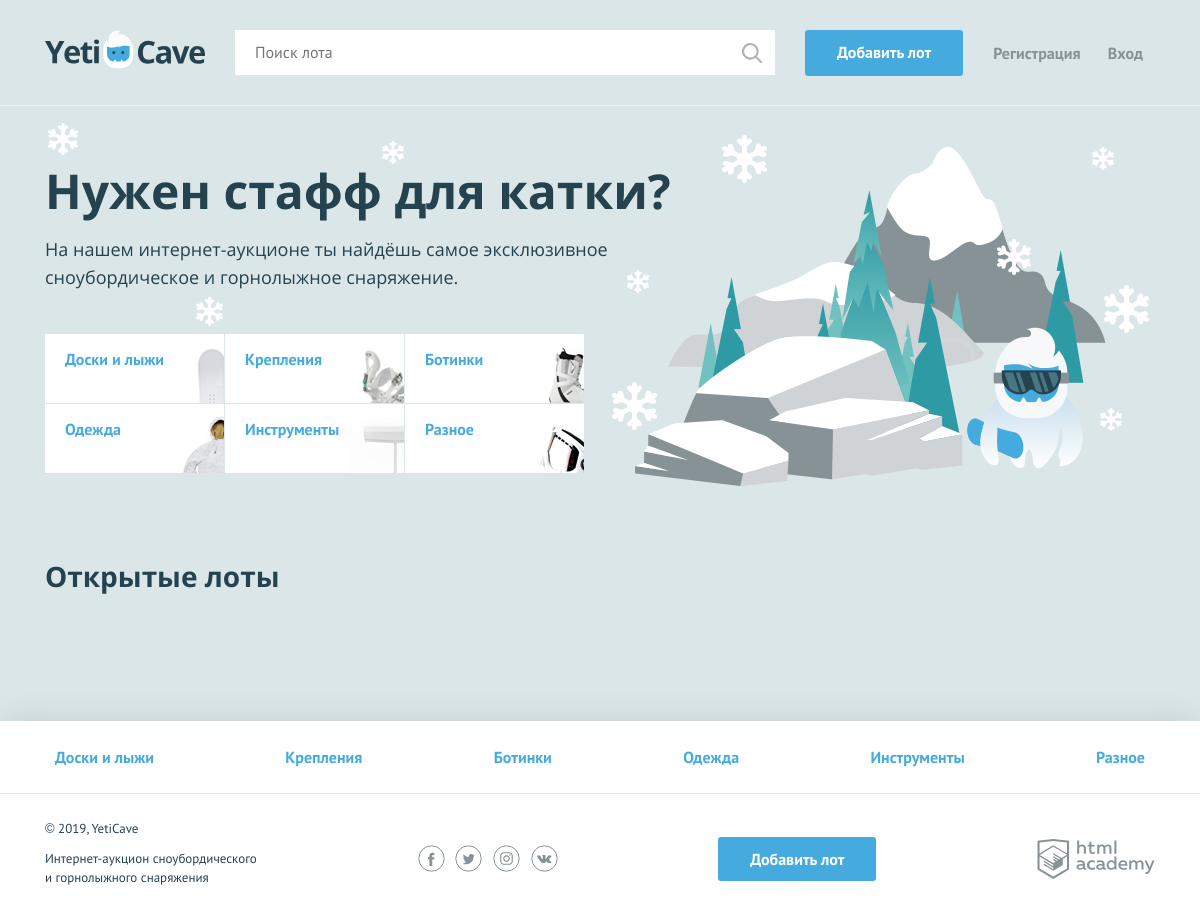
The page / on the database its author committed.
### tables this page shows
CREATE TABLE categories (
id INT AUTO_INCREMENT PRIMARY KEY,
title VARCHAR(128) NOT NULL UNIQUE,
code VARCHAR(128) NOT NULL UNIQUE
);

### helpers.php (called while the page is built, shortened)
<?php
function include_template($name, array $data = []) {
    $name = 'templates/' . $name;
    extract($data);
    require $name;
    $result = ob_get_clean();
    return $result;
}

### data.php (called while the page is built, shortened)
<?php
$user_name = "";
$is_auth = !empty($_SESSION["user"]);
$title = 'Главная';
if(!$link) {
    http_response_code(500);
    header('Location: /error.php',true, 500);
    exit;
}
else {
    $categories_list = "SELECT categories.id, categories.code, categories.title FROM categories ORDER BY id ASC";
    $result = mysqli_query($link, $categories_list);
    if ($result) {
        $categories = mysqli_fetch_all($result, MYSQLI_ASSOC);
    } else {
        http_response_code(404);
        $content = header('Location: /error.php',true, 404);
        exit;
    }
}
?>

### templates/main.php (the view, shortened to what this page needs)
<section class="promo">
    <h2 class="promo__title">Нужен стафф для катки?</h2>
    <p class="promo__text">На нашем интернет-аукционе ты найдёшь самое эксклюзивное сноубордическое и горнолыжное снаряжение.</p>
    <ul class="promo__list">
        <?php foreach ($categories as $categories_list):?>
        <li class="promo__item promo__item--<?= $categories_list['code']; ?>">
            <a class="promo__link" href="all-lots.php?category_id=<?= $categories_list['id']; ?>"><?=htmlspecialchars($categories_list['title']);?></a>
        </li>
        <?php endforeach; ?>
    </ul>
</section>
<section class="lots">
    <div class="lots__header">
        <h2>Открытые лоты</h2>
    </div>
</section>

### templates/layout.php (shortened to what this page needs)
<!DOCTYPE html>
<html lang="ru">
<head>
    <link href="../css/normalize.min.css" rel="stylesheet">
    <link href="../css/style.css" rel="stylesheet">
    <link href="../css/flatpickr.min.css" rel="stylesheet">
</head>
<body>
<div class="page-wrapper">
<header class="main-header">
    <div class="main-header__container container">
        <?php if ($title == "Главная"): ?>
        <a class="main-header__logo">
        <?php else: ?>
        <a class="main-header__logo" href="index.php">
        <?php endif; ?>
            <img src="../img/logo.svg" width="160" height="39" alt="Логотип компании YetiCave">
        </a>
        <form class="main-header__search" method="get" action="search.php" autocomplete="off">
            <input type="search" name="search" placeholder="Поиск лота">
            <input class="main-header__search-btn" type="submit" name="find" value="Найти">
        </form>
        <a class="main-header__add-lot button" href="add.php">Добавить лот</a>
        <nav class="user-menu">
            <?php if ($is_auth): ?>
            <div class="user-menu__logged">
                <p><?= $user_name; ?></p>
                <a class="user-menu__bets" href="my-bets.php">Мои ставки</a>
                <a class="user-menu__logout" href="logout.php">Выход</a>
            </div>
            <?php else: ?>
            <ul class="user-menu__list">
                <li class="user-menu__item">
                    <a href="sign-up.php">Регистрация</a>
                </li>
                <li class="user-menu__item">
                    <a href="login.php">Вход</a>
                </li>
            </ul>
            <?php endif; ?>
        </nav>
    </div>
</header>
<?php if ($title == 'Главная'): ?>
<main class="container">
<?php else: ?>
<main>
<?php endif; ?>
<?=$content; ?>
</main>
</div>
<footer class="main-footer">
    <nav class="nav">
        <ul class="nav__list container">
            <?php foreach ($categories as $categories_list):?>
            <li class="nav__item">
                <a href="all-lots.php?category_id=<?= $categories_list['id']; ?>"><?= $categories_list['title'];?></a>
            </li>
            <?php endforeach; ?>
        </ul>
    </nav>
    <div class="main-footer__bottom container">
        <div class="main-footer__copyright">
            <p>© 2019, YetiCave</p>
            <p>Интернет-аукцион сноубордического и горнолыжного снаряжения</p>
        </div>
        <div class="main-footer__social social">
            <a class="social__link social__link--facebook" href="#">
            </a>
            <a class="social__link social__link--twitter" href="#">
            </a>
            <a class="social__link social__link--instagram" href="#">
            </a>
            <a class="social__link social__link--vkontakte" href="#">
            </a>
        </div>
        <a class="main-footer__add-lot button" href="add-lot.html">Добавить лот</a>
        <div class="main-footer__developed-by">
            <a class="logo-academy" href="https://htmlacademy.ru/intensive/php">
            </a>
        </div>
    </div>
</footer>
</body>
</html>

### index.php
<?php
require_once('init.php');
require_once('data.php');
require_once('helpers.php');
require_once('functions.php');
$sql = 'SELECT lots.id, lots.title, lots.price, lots.path, lots.expiration, categories.title as category, MAX(bets.cost) as current_price
FROM lots JOIN categories ON lots.category_id=categories.id
JOIN bets ON bets.lot_id=lots.id
WHERE lots.expiration > NOW()
GROUP BY lots.id';
$res = mysqli_query($link, $sql);
if ($res) {
    $lots = mysqli_fetch_all($res, MYSQLI_ASSOC);
} else {
    http_response_code(404);
    header('Location: /error.php',true, 404);
    exit;
}
$main_content = include_template('main.php', [
    'categories' => $categories,
    'lots' => $lots
]);
$layout_content = include_template('layout.php', [
    'content' => $main_content,
    'categories' => $categories,
    'title' => 'Главная',
    'is_auth' => $is_auth,
    'user_name' => $user_name
]);
print($layout_content);
?>

### rows shown on the page
categories: shows a picture, title "Доски и лыжи"
categories: shows a picture, title "Крепления"
categories: shows a picture, title "Ботинки"
categories: shows a picture, title "Одежда"
categories: shows a picture, title "Инструменты"
categories: shows a picture, title "Разное"
